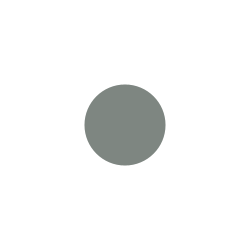
Frame 1 (no input)
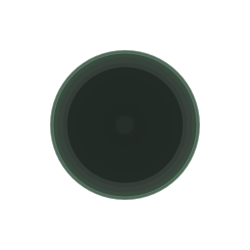
Frame 60 (the mouse pressed at the canvas centre just before this capture)
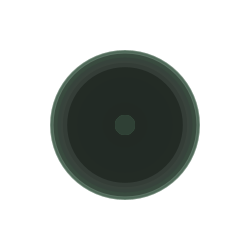
Frame 120 (the mouse held since frame 60 and released just before this capture)

The Processing sketch that drew these frames (run headless with seeded random() and noise(); from frame 60 on, the mouse is pressed at the canvas centre):

// Processing sketch: processing_160896
// ── processing_160896.pde

int counter;

void setup() {  //setup function called initially, only once
  size(250, 250);
  background(255);  //set background white
  colorMode(HSB);   //set colors to Hue, Saturation, Brightness mode
  counter = 0;
}

//void draw() {  //draw function loops 
  //counter++;
  //noStroke();
  //fill(random(255),100,255,100);
  
  void draw() {
  counter++;
  noStroke();
  fill(100,random(150),random(150),random(150));
    
  if(mousePressed == true) { //add some interaction
    ellipse(mouseX, mouseY, 20, 20);
  }
  else {
    ellipse(width/2, height/2, 150*cos(counter), 150*cos(counter));
  }
}
